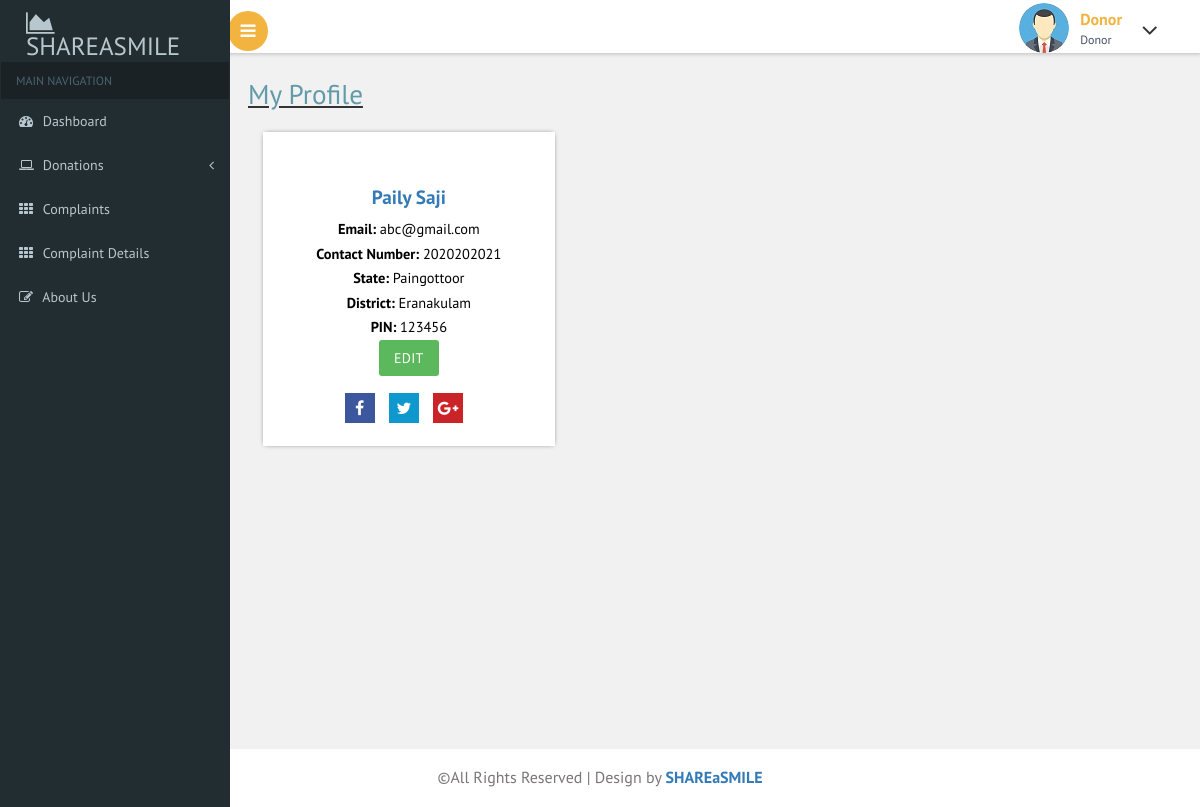
The page /donor/profile.php (signed in) on the database its author committed.
### tables this page shows
CREATE TABLE `registration_donor` (
  `user_id` int(11) NOT NULL,
  `full_name` varchar(100) NOT NULL,
  `email` varchar(200) NOT NULL,
  `mob` int(11) NOT NULL,
  `street` varchar(200) NOT NULL,
  `district` varchar(200) NOT NULL,
  `pincode` int(11) NOT NULL,
  `password` varchar(200) NOT NULL
);

### donor/profile.php (the view, shortened to what this page needs)
<?php
include("header.php");
$email = $_SESSION['email'];
?>
<div id="page-wrapper">
    <div class="main-page">
        <u><h2 class="title1">My Profile</h2></u>
        <?php
        require("connect.php");
        $sql = "SELECT * FROM registration_donor WHERE email='$email'";
        $res = mysqli_query($conn, $sql);
        if (mysqli_num_rows($res) > 0) {
            while ($row = mysqli_fetch_assoc($res)) {
                ?>
<div class="col-md-4 chart-layer1-right">
						<div class="user-marorm">
						<div class="malorm-bottom">
							 <h2><?php echo $row['full_name'] ?></h2>
							<p><b>Email: </b><?php echo $row['email'] ?> <br>
                            <b>Contact Number: </b> <?php echo $row['mob'] ?> <br>
                            <b>State: </b><?php echo $row['street'] ?> <br>
                            <b>District: </b><?php echo $row['district'] ?> <br>
                            <b>PIN: </b><?php echo $row['pincode'] ?><br>
                            <a class="btn btn-success" href="form/edit.php?email=<?php echo $row['email'] ?>">Edit</a></p>
							<ul class="malorum-icons">
								<li><a href="#"><i class="fa fa-facebook"> </i>
								</a></li>
								<li><a href="#"><i class="fa fa-twitter"> </i>
								</a></li>
								<li><a href="#"><i class="fa fa-google-plus"> </i>
								</a></li>
							</ul>
						</div>
					   </div>
					</div>
					<div class="clearfix"> </div>
				</div>
                <?php
            }
        }
        ?>
    </div>
</div>
<?php
include("footer.php");
?>

### donor/css/custom.css (style rules this page uses)
#page-wrapper { padding:5em 2em 2.5em; background-color: #F1F1F1; }

### rows shown on the page
registration_donor: full_name "Paily Saji", email "abc@gmail.com", mob "2020202021", street "Paingottoor", district "Eranakulam", pincode "123456"
